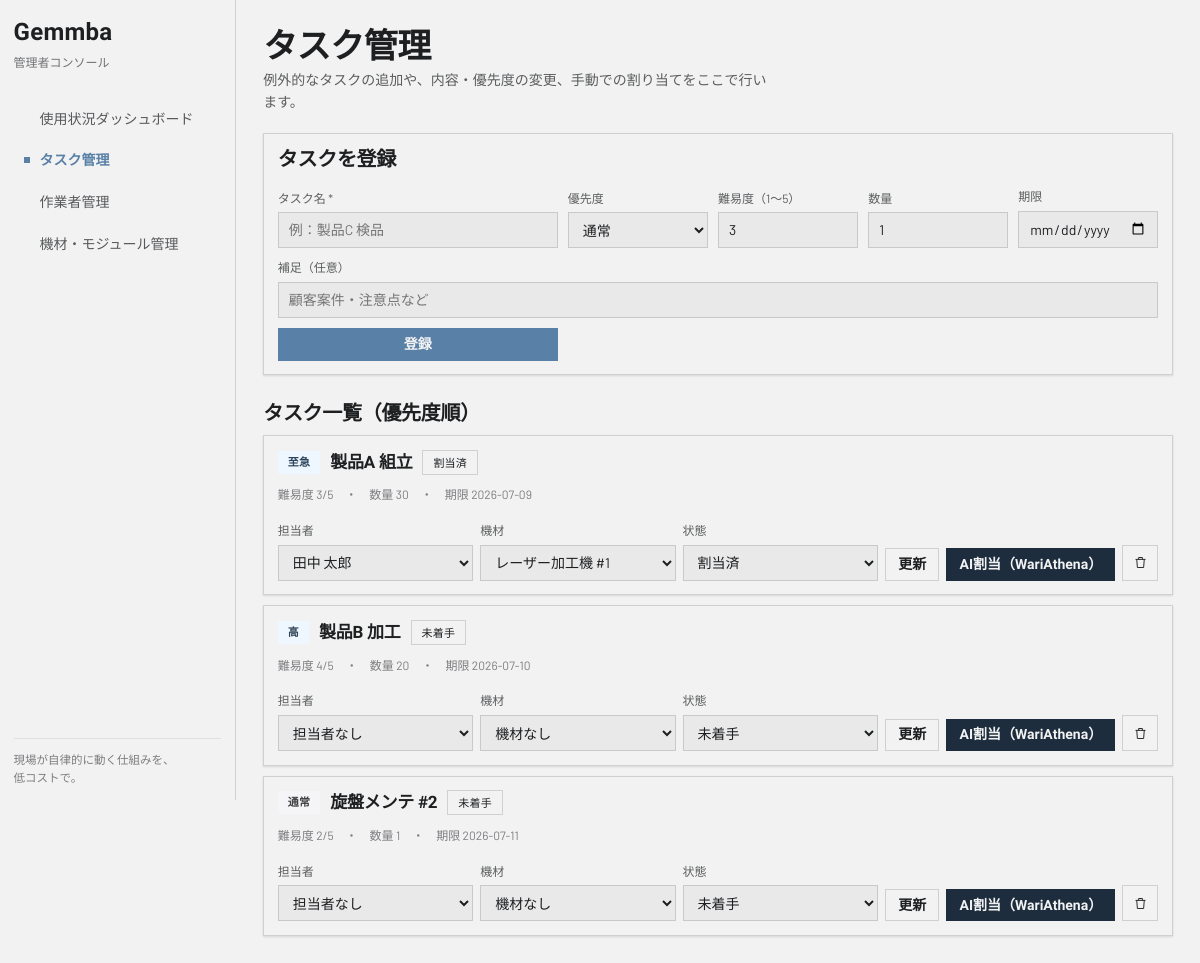
Before: /tasks with the older database file.
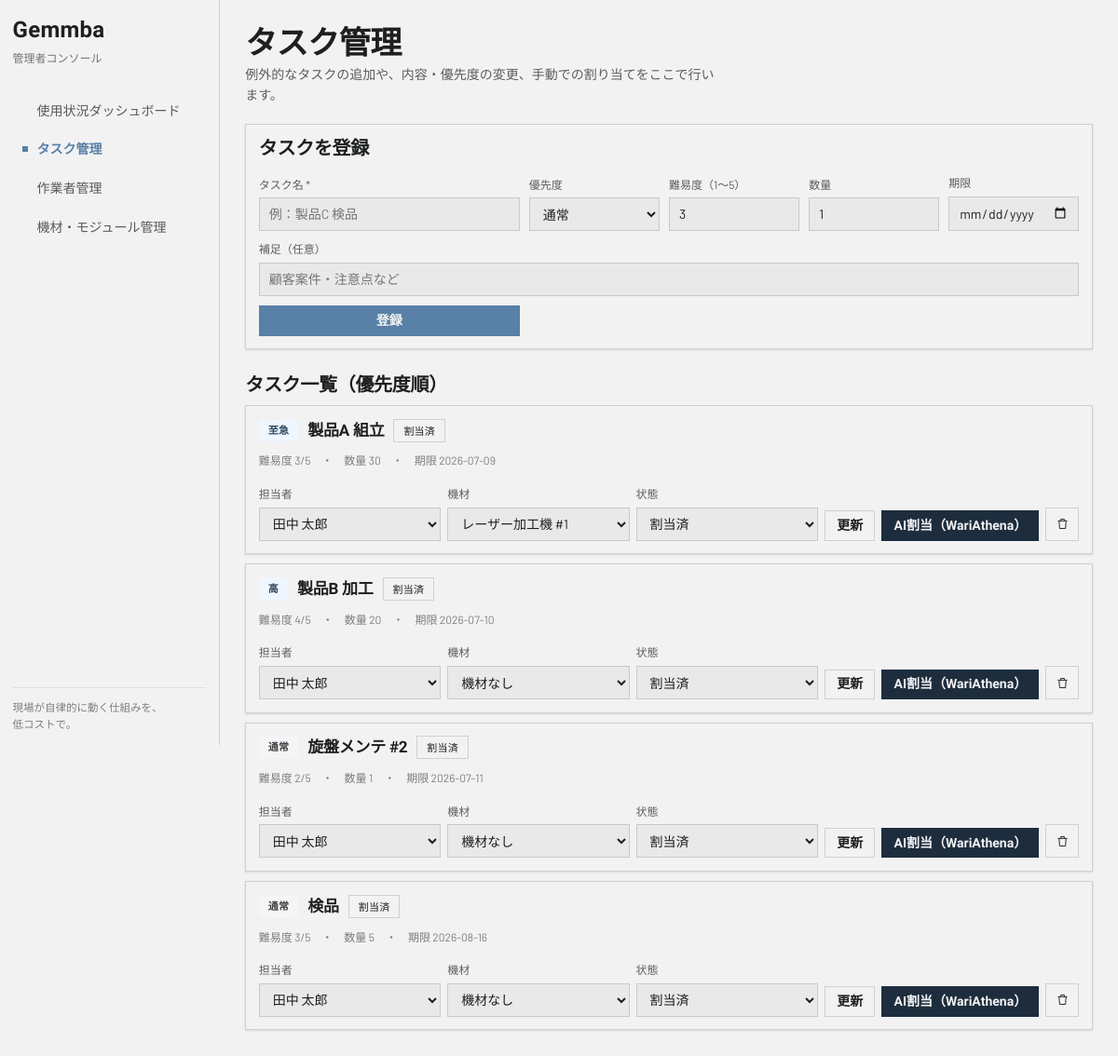
After: the same page with the newer database file.
### tables this page shows
CREATE TABLE tasks (
    id INTEGER PRIMARY KEY AUTOINCREMENT,
    title TEXT NOT NULL,
    description TEXT DEFAULT '',
    difficulty INTEGER NOT NULL DEFAULT 3,      -- 難易度 1-5（AIの文脈ベクトルに使用）
    priority TEXT NOT NULL DEFAULT 'normal',    -- urgent / high / normal / low
    quantity INTEGER DEFAULT 1,
    deadline TEXT,                              -- 期限 (YYYY-MM-DD)
    status TEXT NOT NULL DEFAULT 'todo',        -- todo / assigned / in_progress / done
    assigned_worker_id INTEGER REFERENCES workers(id),
    equipment_id INTEGER REFERENCES equipment(id),
    started_at TEXT,
    completed_at TEXT,
    created_at TEXT DEFAULT (datetime('now', 'localtime'))
);

### app.py (the view)
@app.route("/tasks")
def tasks():
    conn = db.get_db()
    rows = conn.execute("""
        SELECT t.*, w.name AS worker_name, e.name AS equipment_name
        FROM tasks t
        LEFT JOIN workers w   ON w.id = t.assigned_worker_id
        LEFT JOIN equipment e ON e.id = t.equipment_id
        ORDER BY CASE t.priority WHEN 'urgent' THEN 0 WHEN 'high' THEN 1 WHEN 'normal' THEN 2 ELSE 3 END,
                 t.deadline IS NULL, t.deadline
    """).fetchall()
    worker_list = conn.execute("SELECT id, name FROM workers ORDER BY name").fetchall()
    equipment_list = conn.execute("SELECT id, name FROM equipment ORDER BY name").fetchall()
    conn.close()
    return render_template("tasks.html", tasks=rows, worker_list=worker_list, equipment_list=equipment_list)

### app.py (called while the page is built)
@app.context_processor
def inject_labels():
    return dict(P=PRIORITY_LABELS, S=STATUS_LABELS, E=EQ_STATUS_LABELS)

### db.py (called while the page is built)
def get_db():
    conn = sqlite3.connect(DB_PATH)
    conn.row_factory = sqlite3.Row
    conn.execute("PRAGMA foreign_keys = ON")
    return conn

### templates/tasks.html (shortened to what this page needs)
{% extends "base.html" %}
{% block content %}
<header class="page-head">
  <h1>タスク管理</h1>
  <p class="page-sub">例外的なタスクの追加や、内容・優先度の変更、手動での割り当てをここで行います。</p>
</header>
<section class="card elev-sm form-panel">
  <h4>タスクを登録</h4>
  <form method="post" action="{{ url_for('add_task') }}" class="task-form-grid">
    <div class="field"><label>タスク名 *</label>
      <input class="input" type="text" name="title" placeholder="例：製品C 検品" required>
    </div>
    <div class="field"><label>優先度</label>
      <select class="input" name="priority">
        <option value="normal" selected>通常</option>
      </select>
    </div>
    <div class="field"><label>難易度（1〜5）</label>
      <input class="input" type="number" name="difficulty" min="1" max="5" value="3">
    </div>
    <div class="field"><label>数量</label>
      <input class="input" type="number" name="quantity" min="1" value="1">
    </div>
    <div class="field"><label>期限</label>
      <input class="input" type="date" name="deadline">
    </div>
    <div class="field span-all"><label>補足（任意）</label>
      <input class="input" type="text" name="description" placeholder="顧客案件・注意点など">
    </div>
    <button type="submit" class="btn btn-primary">登録</button>
  </form>
</section>
<h3 class="section-title">タスク一覧（優先度順）</h3>
<div class="task-list">
{% for t in tasks %}
<article class="card elev-sm task-card {{ 'task-done' if t.status == 'done' }}">
  <div class="task-head">
    <span class="badge badge-p-{{ t.priority }}">{{ P[t.priority] }}</span>
    <h3>{{ t.title }}</h3>
    <span class="badge badge-status">{{ S[t.status] }}</span>
  </div>
  <div class="task-meta">
    難易度 {{ t.difficulty }}/5　・　数量 {{ t.quantity }}　・　期限 {{ t.deadline or 'なし' }}
  </div>
  <form method="post" action="{{ url_for('update_task', task_id=t.id) }}" class="task-actions">
    <div class="field"><label>担当者</label>
      <select class="input" name="assigned_worker_id" title="担当者">
        <option value="">担当者なし</option>
        {% for w in worker_list %}
        <option value="{{ w.id }}" {{ 'selected' if t.assigned_worker_id == w.id }}>{{ w.name }}</option>
        {% endfor %}
      </select>
    </div>
    <div class="field"><label>機材</label>
      <select class="input" name="equipment_id" title="機材">
        <option value="">機材なし</option>
        {% for e in equipment_list %}
        <option value="{{ e.id }}" {{ 'selected' if t.equipment_id == e.id }}>{{ e.name }}</option>
        {% endfor %}
      </select>
    </div>
    <div class="field"><label>状態</label>
      <select class="input" name="status" title="状態">
        {% for key, label in S.items() %}
        <option value="{{ key }}" {{ 'selected' if t.status == key }}>{{ label }}</option>
        {% endfor %}
      </select>
    </div>
    <button type="submit" class="btn btn-secondary">更新</button>
    <button type="submit" form="ai-assign-{{ t.id }}" class="btn btn-ai" title="WariAthena による自動割り当て（現在はダミー）">AI割当（WariAthena）</button>
    <button type="submit" form="delete-task-{{ t.id }}" class="btn btn-icon btn-secondary" title="削除">
      <svg width="15" height="15" viewBox="0 0 24 24" fill="none" stroke="currentColor" stroke-width="1.5"><path d="M4 7h16"/><path d="M9 7V4h6v3"/><path d="M6 7l1 13h10l1-13"/></svg>
    </button>
  </form>
</article>
{% else %}
<p class="empty">タスクはまだありません。上のフォームから登録してください。</p>
{% endfor %}
</div>
{% endblock %}

Changed rows visible on the page:
changed tasks "製品B 加工": status "未着手" → "割当済"; assigned_worker_id "担当者なし" → "田中 太郎"
changed tasks "旋盤メンテ #2": status "未着手" → "割当済"; assigned_worker_id "担当者なし" → "田中 太郎"
added tasks: priority "通常", title "検品", status "割当済", difficulty "3", quantity "5", deadline "2026-08-16"
